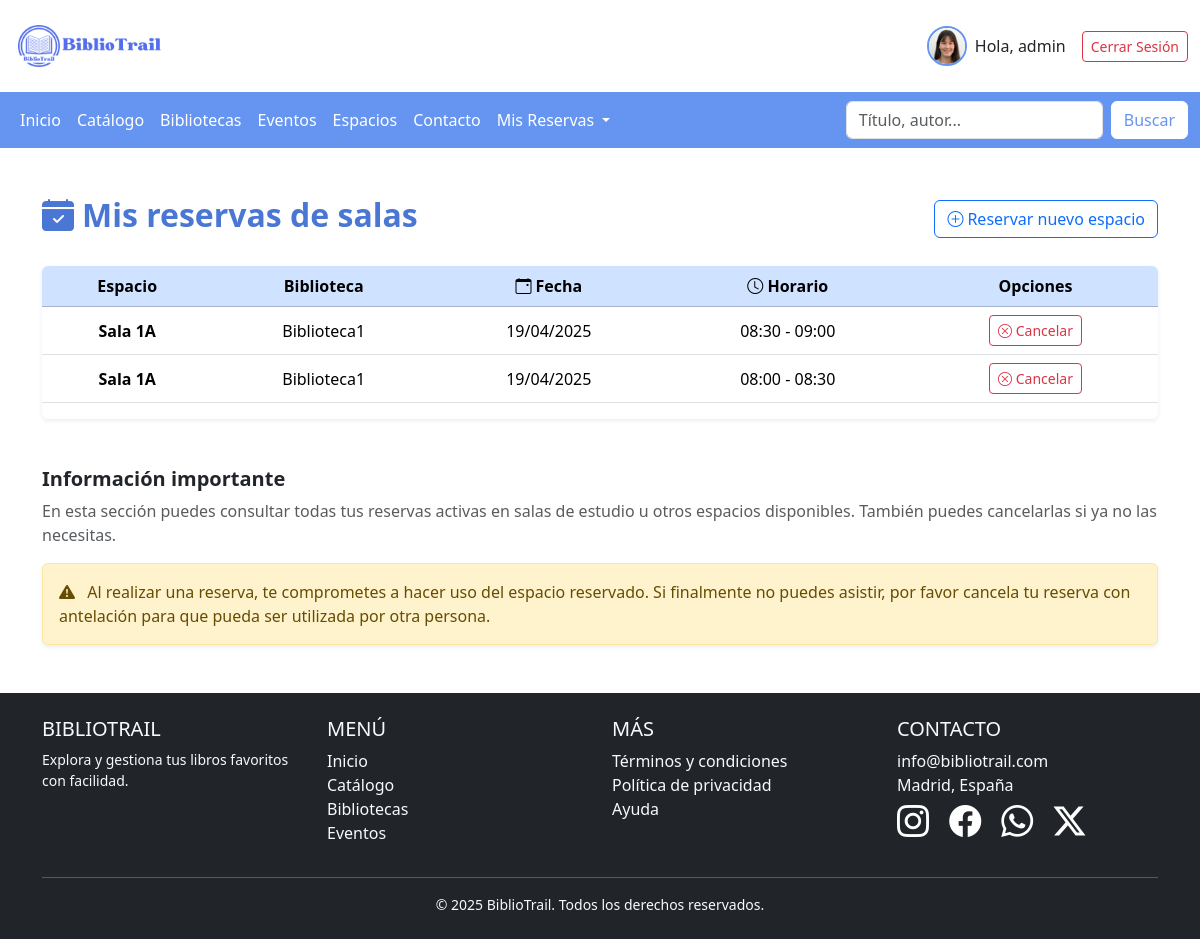
Page /reservas/mis-espacios/ (signed in) on the earlier database version.
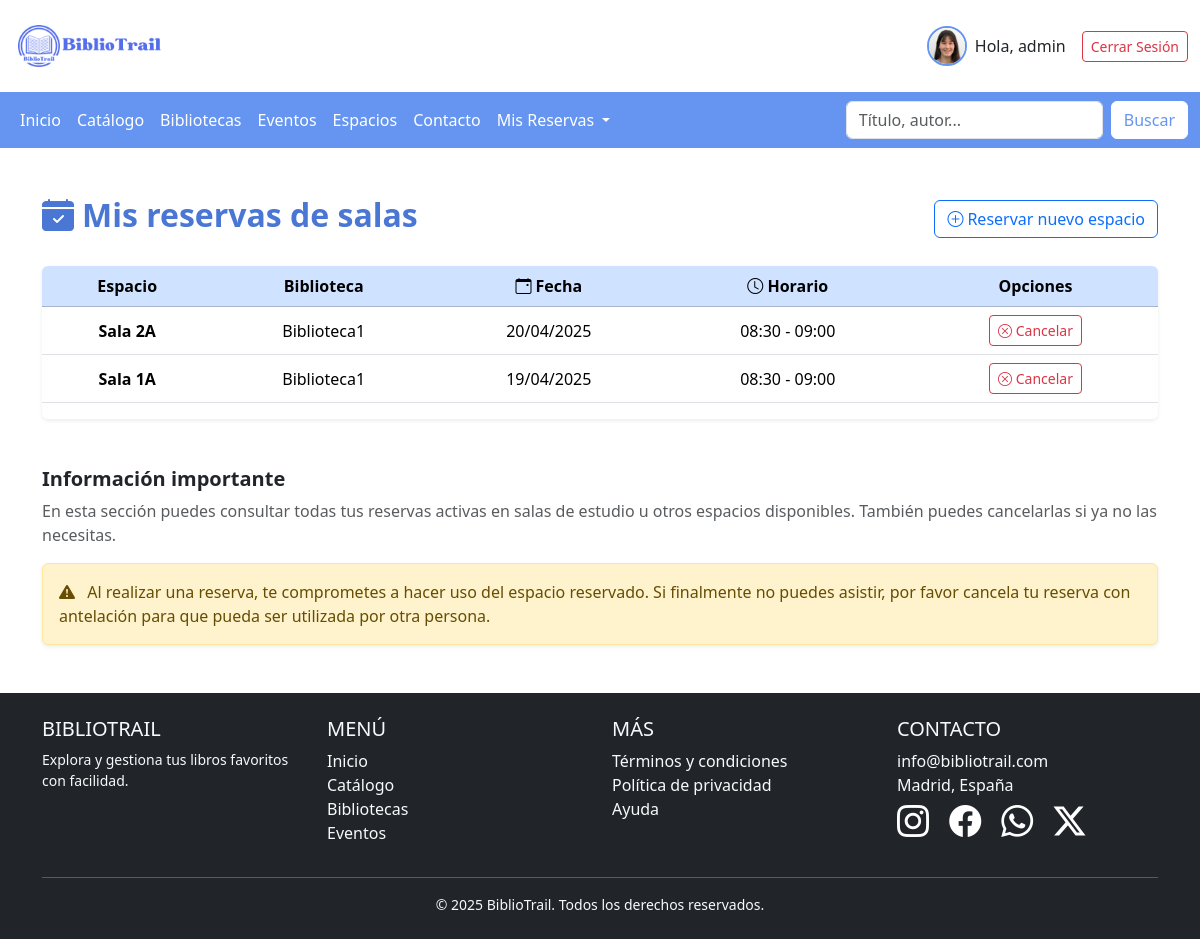
Same page on the later database version.
### autenticacion/models.py (models this page shows, shortened)
class PerfilUsuario(models.Model):
    user = models.OneToOneField(User, on_delete=models.CASCADE, related_name="perfil")
    nombre = models.CharField(max_length=200, blank=True, null=True)
    apellido = models.CharField(max_length=200, blank=True, null=True)
    email = models.EmailField(max_length=500, blank=True, null=True)
    username = models.CharField(max_length=200, blank=True, null=True)
    dni = models.CharField(max_length=9, unique=True, blank=True, null=True, help_text="Ingrese su DNI")
    sexo = models.CharField(max_length=6, choices=[('M', 'Hombre'), ('F', 'Mujer')], blank=True, null=True)
    direccion = models.TextField(max_length=250, blank=True, null=True, help_text="Ingrese la dirección de su domicilio")
    codigo_postal = models.CharField(max_length=5, blank=True, null=True)
    ciudad = models.CharField(max_length=40, blank=True, null=True)
    provincia = models.CharField(max_length=40, blank=True, null=True)
    avatar = models.ImageField(null=True,blank=True , default="avatar.svg")
    bio = models.TextField(null=True)
    created = models.DateTimeField(auto_now_add=True)
    class Meta:
        ordering = ['created']
        verbose_name = "Perfil de usuario"
        verbose_name_plural = "Perfiles de usuarios"

### reservas/models.py (models this page shows, shortened)
class ReservaEspacio(models.Model):
    usuario = models.ForeignKey(PerfilUsuario, on_delete=models.CASCADE)
    espacio_id_remoto = models.PositiveIntegerField()
    titulo_espacio = models.CharField(max_length=200)
    biblioteca_origen = models.CharField(max_length=100)
    fecha = models.DateField()
    hora_inicio = models.TimeField()
    hora_fin = models.TimeField()
    class Meta:
        unique_together = ('espacio_id_remoto', 'biblioteca_origen', 'fecha', 'hora_inicio', 'hora_fin')

### reservas/views.py (the view)
# urls.py: path("mis-espacios/", views.mis_espacios, name="mis_espacios"),
@login_required
def mis_espacios(request):
    reservas = ReservaEspacio.objects.filter(usuario=request.user.perfil).order_by("-fecha", "-hora_inicio")
    return render(request, "reservas/mis_espacios.html", {
        "reservas": reservas
    })

### reservas/templates/reservas/mis_espacios.html (shortened to what this page needs)
{% extends "BibliotrailApp/base.html" %}
{% block content %}
<div class="container my-5">
  <div class="d-flex justify-content-between align-items-center mb-4">
    <h2 class="fw-bold" style="color: #4a77d4;">
      <i class="bi bi-calendar-check-fill me-2"></i>Mis reservas de salas
    </h2>
    <a href="{% url 'calendario_espacios' %}" class="btn btn-outline-primary">
      <i class="bi bi-plus-circle me-1"></i>Reservar nuevo espacio
    </a>
  </div>
  {% if reservas %}
    <div class="table-responsive rounded shadow-sm mb-4">
      <table class="table table-hover align-middle text-center bg-white">
        <thead class="table-primary text-dark">
          <tr>
            <th scope="col"></i> Espacio</th>
            <th scope="col"></i> Biblioteca</th>
            <th scope="col"><i class="bi bi-calendar-event"></i> Fecha</th>
            <th scope="col"><i class="bi bi-clock"></i> Horario</th>
            <th scope="col"></i> Opciones</th>
          </tr>
        </thead>
        <tbody>
          {% for reserva in reservas %}
            <tr class="align-middle">
              <td class="fw-semibold">{{ reserva.titulo_espacio }}</td>
              <td>{{ reserva.biblioteca_origen|title }}</td>
              <td>{{ reserva.fecha|date:"d/m/Y" }}</td>
              <td>{{ reserva.hora_inicio|time:"H:i" }} - {{ reserva.hora_fin|time:"H:i" }}</td>
              <td>
                <a href="{% url 'cancelar_reserva_espacio' reserva.id %}" class="btn btn-sm btn-outline-danger">
                  <i class="bi bi-x-circle"></i> Cancelar
                </a>
              </td>
            </tr>
          {% endfor %}
        </tbody>
      </table>
    </div>
  {% else %}
    <div class="alert alert-info text-center mt-4 p-4 shadow-sm" role="alert">
      <i class="bi bi-info-circle-fill me-2"></i>Aún no has reservado ningún espacio. Puedes hacer tu primera reserva desde el botón superior derecho.
    </div>
  {% endif %}
  <div class="mt-5">
    <h5 class="fw-semibold">Información importante</h5>
    <p class="text-muted">
      En esta sección puedes consultar todas tus reservas activas en salas de estudio u otros espacios disponibles.
      También puedes cancelarlas si ya no las necesitas.
    </p>
    <div class="alert alert-warning shadow-sm" role="alert">
      <i class="bi bi-exclamation-triangle-fill me-2"></i>
      Al realizar una reserva, te comprometes a hacer uso del espacio reservado.
      Si finalmente no puedes asistir, por favor cancela tu reserva con antelación para que pueda ser utilizada por otra persona.
    </div>
  </div>
</div>
{% endblock %}

### BibliotrailApp/templates/BibliotrailApp/base.html (shortened to what this page needs)
<!DOCTYPE html>
<html lang="en">
<head>
    {% load static %}
    <link href="https://cdn.jsdelivr.net/npm/bootstrap@5.3.3/dist/css/bootstrap.min.css" rel="stylesheet">
    <link rel="stylesheet" href="https://cdn.jsdelivr.net/npm/bootstrap-icons@1.11.3/font/bootstrap-icons.min.css">
    <link href="{% static 'BibliotrailApp/css/style.css' %}" rel="stylesheet">
</head>
<body>
    <header class="container-fluid py-3">
        <div class="row align-items-center">
            <div class="col-6 col-md-3">
                <img src="{% static 'BibliotrailApp/images/BiblioTrail.png' %}" alt="Logo BiblioTrail" class="img-fluid" style="max-width: 150px;">
            </div>
            <div class="col-6 col-md-9 text-end">
                <div class="d-flex flex-column flex-sm-row align-items-center justify-content-end gap-3">
                    {% if user.is_authenticated %}
                        <a href="{% url 'perfil' %}" class="d-flex align-items-center text-decoration-none text-dark">
                            <img src="{{request.user.perfil.avatar.url}}" alt="Avatar"
                                class="rounded-circle img-fluid" style="width: 40px; height: 40px; object-fit: cover; border: 2px solid #6595f0;">
                            <span class="ms-2 d-none d-sm-inline">Hola, {{ user.username }}</span>
                        </a>
                        <a href="{% url 'cerrar_sesion' %}" class="btn btn-outline-danger btn-sm">Cerrar Sesión</a>
                    {% else %}
                        <a href="{% url 'register' %}" class="btn btn-danger btn-sm">Registrarse</a>
                        <a href="{% url 'iniciar_sesion' %}" class="btn btn-outline-danger btn-sm">Iniciar Sesión</a>
                    {% endif %}
                </div>
            </div>
        </div>
    </header>
    <nav class="navbar navbar-expand-lg navbar-custom">
        <div class="container-fluid" >
            <div class="collapse navbar-collapse" id="navbarSupportedContent">
                <ul class="navbar-nav me-auto mb-2 mb-lg-0">
                    <li class="nav-item">
                        <a class="nav-link {% if request.path == '/' %} active {% endif %}" aria-current="page" href="{% url 'Inicio' %}">Inicio</a>
                    </li>
                    <li class="nav-item ">
                        <a class="nav-link {% if request.path == '/catalogo/' %} active {% endif %}" href="{% url 'Catalogo' %}">Catálogo</a>
                    </li>
                    <li class="nav-item">
                        <a class="nav-link {% if request.path == '/bibliotecas/' %} active {% endif %}" href="{% url 'Bibliotecas' %}">Bibliotecas</a>
                    </li>
                    <li class="nav-item">
                        <a class="nav-link {% if request.path == '/eventos/' %} active {% endif %}" href="{% url 'Eventos' %}">Eventos</a>
                    </li>
                    <li class="nav-item">
                        <a class="nav-link {% if request.path == '/espacios/' %} active {% endif %}" href="{% url 'calendario_espacios' %}">Espacios</a>
                    </li>
                    <li class="nav-item">
                        <a class="nav-link {% if request.path == '/contacto/' %} active {% endif %}" href="{% url 'Contacto' %}">Contacto</a>
                    </li>
                    <li class="nav-item dropdown">
                        <a class="nav-link dropdown-toggle" href="{% url 'Reservas' %}" role="button" data-bs-toggle="dropdown" aria-expanded="false">
                            Mis Reservas
                        </a>
                    </li>
                </ul>
                <form class="d-flex" role="search" action="{% url 'buscar-libros' %}" method="get">
                    <input class="form-control me-2" name="q" type="search" placeholder="Título, autor..." value="{{ request.GET.q }}" aria-label="Buscar">
                    <button class="btn custom-search-btn" type="submit">Buscar</button>
                </form>
            </div>
        </div>
    </nav>
     {% block content %}
     {% endblock %}
    <footer class="bg-dark text-light py-4 mt-5">
        <div class="container">
            <div class="row text-center text-md-start">
                <div class="col-md-3 mb-4 mb-md-0">
                    <h5 class="text-uppercase">BiblioTrail</h5>
                    <p class="small">Explora y gestiona tus libros favoritos con facilidad.</p>
                </div>
                <div class="col-md-3 mb-4 mb-md-0">
                    <h5 class="text-uppercase">Menú</h5>
                    <ul class="list-unstyled">
                        <li><a href="{% if request.path == '/' %} # {% else %} {% url 'Inicio' %} {% endif %}" class="text-light text-decoration-none">Inicio</a></li>
                        <li><a href="{% url 'Catalogo' %}" class="text-light text-decoration-none">Catálogo</a></li>
                        <li><a href="{% url 'Bibliotecas' %}" class="text-light text-decoration-none">Bibliotecas</a></li>
                        <li><a href="{% url 'Eventos' %}" class="text-light text-decoration-none">Eventos</a></li>
                    </ul>
                </div>
                <div class="col-md-3 mb-4 mb-md-0">
                    <h5 class="text-uppercase">Más</h5>
                    <ul class="list-unstyled">
                        <li><a href="#" class="text-light text-decoration-none">Términos y condiciones</a></li>
                        <li><a href="#" class="text-light text-decoration-none">Política de privacidad</a></li>
                        <li><a href="#" class="text-light text-decoration-none">Ayuda</a></li>
                    </ul>
                </div>
                <div class="col-md-3">
                    <h5 class="text-uppercase">Contacto</h5>
                    <ul class="list-unstyled">
                        <li> info@bibliotrail.com</li>
                        <li> Madrid, España</li>
                        <a href="#" class="text-decoration-none text-white"><i class="bi bi-instagram fs-2 me-3"></i></a>
                        <a href="#" class="text-decoration-none text-white"><i class="bi bi-facebook fs-2 me-3"></i></a>
                        <a href="#" class="text-decoration-none text-white"><i class="bi bi-whatsapp fs-2 me-3"></i></a>
                        <a href="#" class="text-decoration-none text-white"><i class="bi bi-twitter-x fs-2 me-3"></i></a>
                    </ul>
                </div>
            </div>
            <hr class="bg-light">
            <div class="text-center">
                <p class="small mb-0">&copy; 2025 BiblioTrail. Todos los derechos reservados.</p>
            </div>
        </div>
    </footer>
</body>
</html>

### BibliotrailApp/static/BibliotrailApp/css/style.css (style rules this page uses)
.navbar-custom { background-color: #6595f0 !important; }
.navbar-custom .navbar-nav .nav-link { color: white !important; }
.custom-search-btn { color: #6595f0; background-color: white; border-color: white; }

Differences in the rows shown:
removed ReservaEspacio: titulo_espacio "Sala 1A", biblioteca_origen "Biblioteca1", fecha "19/04/2025", hora_inicio "08:00", hora_fin "08:30"
added ReservaEspacio: titulo_espacio "Sala 2A", biblioteca_origen "Biblioteca1", fecha "20/04/2025", hora_inicio "08:30", hora_fin "09:00"
